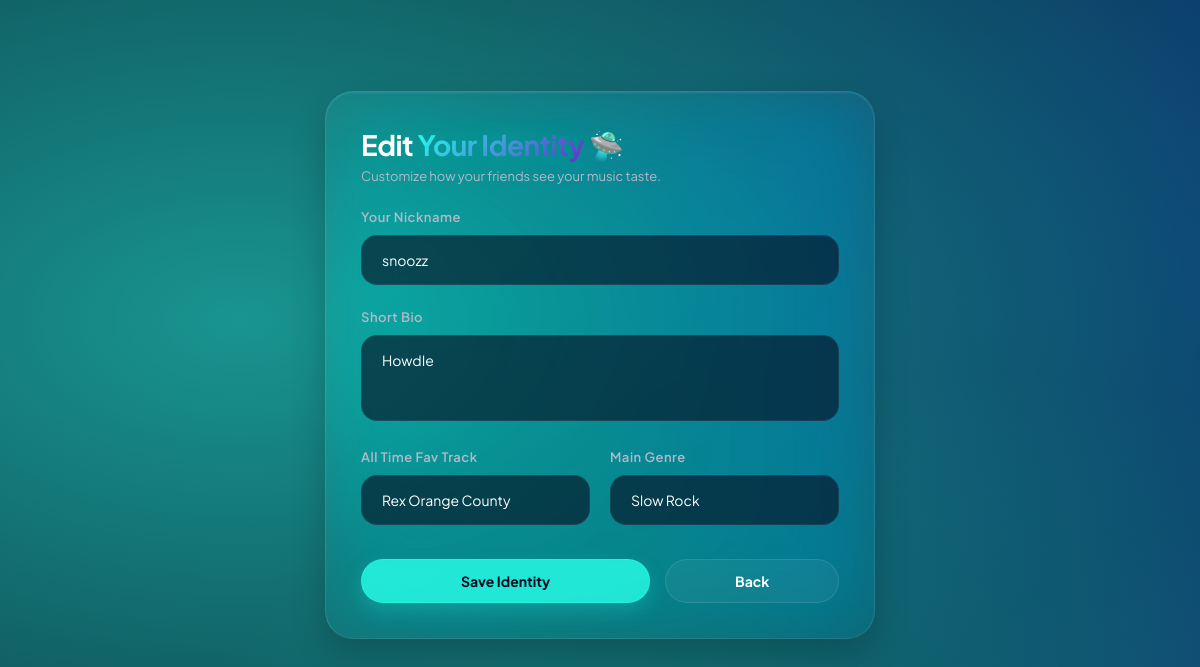
The page /Music-Tracker-Website/edit_profile.php (signed in) on the database its author committed.
### tables this page shows
CREATE TABLE `users` (
  `id` int(11) NOT NULL,
  `username` varchar(50) NOT NULL,
  `nickname` varchar(100) DEFAULT NULL,
  `bio` text DEFAULT NULL,
  `fav_music` varchar(255) DEFAULT NULL,
  `fav_genre` varchar(100) DEFAULT NULL,
  `password` varchar(255) NOT NULL,
  `created_at` timestamp NOT NULL DEFAULT current_timestamp()
);

### Music-Tracker-Website/edit_profile.php (the view, shortened to what this page needs)
<?php
include 'connection.php';
$my_id = $_SESSION['user_id'];
$user_query = mysqli_query($conn, "SELECT * FROM users WHERE id = $my_id");
$user = mysqli_fetch_assoc($user_query);
?>
<!DOCTYPE html>
<html lang="id">
<head>
    <link rel="stylesheet" href="style.css">
</head>
<body>
    <div class="container auth-wrapper">
        <div class="glass-panel auth-card" style="max-width: 550px;">
            <h2 style="margin-bottom: 5px;">Edit <span class="text-highlight">Your Identity</span> 🛸</h2>
            <p style="color: #b1b9c9; font-size: 13px; margin-bottom: 25px;">Customize how your friends see your music taste.</p>
            <form method="POST" action="">
                <div class="form-group">
                    <label>Your Nickname</label>
                    <input type="text" name="nickname" class="form-control" placeholder="Ex: DJ Zaazz" value="<?php echo htmlspecialchars($user['nickname'] ?? ''); ?>">
                </div>
                <div class="form-group">
                    <label>Short Bio</label>
                    <textarea name="bio" class="form-control" rows="3" placeholder="Tell your friends about your rhythm..." style="resize: none; font-family: inherit;"><?php echo htmlspecialchars($user['bio'] ?? ''); ?></textarea>
                </div>
                <div class="form-row">
                    <div class="form-group">
                        <label>All Time Fav Track</label>
                        <input type="text" name="fav_music" class="form-control" placeholder="Ex: Bohemian Rhapsody" value="<?php echo htmlspecialchars($user['fav_music'] ?? ''); ?>">
                    </div>
                    <div class="form-group">
                        <label>Main Genre</label>
                        <input type="text" name="fav_genre" class="form-control" placeholder="Ex: Synthwave / Rock" value="<?php echo htmlspecialchars($user['fav_genre'] ?? ''); ?>">
                    </div>
                </div>
                <div style="display: flex; gap: 15px; margin-top: 10px;">
                    <button type="submit" name="update_profile" class="btn" style="flex: 2;">Save Identity</button>
                    <a href="index.php" class="btn btn-secondary" style="flex: 1;">Back</a>
                </div>
            </form>
        </div>
    </div>
</body>
</html>

### Music-Tracker-Website/style.css (style rules this page uses)
* { margin: 0; padding: 0; box-sizing: border-box; font-family: 'Plus Jakarta Sans', sans-serif; }
body { background-color: #050B1E; background-image: radial-gradient(at 10% 20%, rgba(39, 255, 233, 0.566) 0px, transparent 55%), radial-gradient(at 90% 10%, rgba(8, 42, 255, 0.523) 0px, transparent 55%), radial-gradient(at 40% 80%, rgba(14, 237, 215, 0.393) 0px, transparent 50%), radial-gradient(at 80% 80%, rgba(111, 40, 203, 0.49913) 0px, transparent 50%); background-size: 200% 200%; background-attachment: fixed; animation: waveNebula 18s ease infinite alternate; color: #ffffff; min-height: 100vh; padding: 40px 20px; }
.container { max-width: 1240px; margin: 0 auto; }
.glass-panel { background: linear-gradient(135deg, rgba(255, 255, 255, 0.05), rgba(255, 255, 255, 0.01)); backdrop-filter: blur(35px) saturate(200%); -webkit-backdrop-filter: blur(35px) saturate(200%); border: 1px solid rgba(255, 255, 255, 0.08); border-top: 1px solid rgba(39, 255, 233, 0.2); border-left: 1px solid rgba(255, 255, 255, 0.1); border-radius: 28px; padding: 35px; box-shadow: 0 15px 35px rgba(0, 0, 0, 0.2), inset 0 1px 2px rgba(255, 255, 255, 0.1); margin-bottom: 30px; }
.auth-wrapper { display: flex; justify-content: center; align-items: center; min-height: 85vh; }
.auth-card { width: 100%; max-width: 450px; }
.text-highlight { background: linear-gradient(135deg, #27ffe9, #6f28cb); -webkit-background-clip: text; -webkit-text-fill-color: transparent; text-shadow: 0 0 30px rgba(39, 255, 233, 0.3); }
h2 { font-size: 28px; font-weight: 700; letter-spacing: -0.5px; }
.btn { display: inline-flex; align-items: center; justify-content: center; padding: 12px 28px; background: rgba(39, 255, 233, 0.8); backdrop-filter: blur(5px); color: #050B1E; text-decoration: none; border-radius: 40px; font-size: 14px; font-weight: 700; border: 1px solid rgba(39, 255, 233, 0.5); cursor: pointer; transition: all 0.3s cubic-bezier(0.25, 0.8, 0.25, 1); box-shadow: 0 8px 20px rgba(39, 255, 233, 0.2); }
.btn-secondary { background: rgba(255, 255, 255, 0.05); border: 1px solid rgba(255, 255, 255, 0.1); color: white; box-shadow: none; backdrop-filter: none; }
.form-group { margin-bottom: 24px; }
.form-group label { display: block; font-size: 13px; font-weight: 600; margin-bottom: 10px; color: #b1b9c9; letter-spacing: 0.5px; }
.form-row { display: flex; gap: 20px; }
.form-row .form-group { flex: 1; }
.form-control { width: 100%; padding: 15px 20px; background: rgba(5, 11, 30, 0.6); border: 1px solid rgba(255, 255, 255, 0.06); border-radius: 16px; color: white; font-size: 14px; transition: all 0.3s ease; }
.glass-panel, .song-card, .login-container, .stat-card { opacity: 0; animation: fadeInUp 0.7s cubic-bezier(0.2, 0.8, 0.2, 1) forwards; }
.glass-panel:nth-child(1) { animation-delay: 0.1s; }

### rows shown on the page
users: nickname "snoozz", bio "HowdIe", fav_music "Rex Orange County", fav_genre "Slow Rock"
